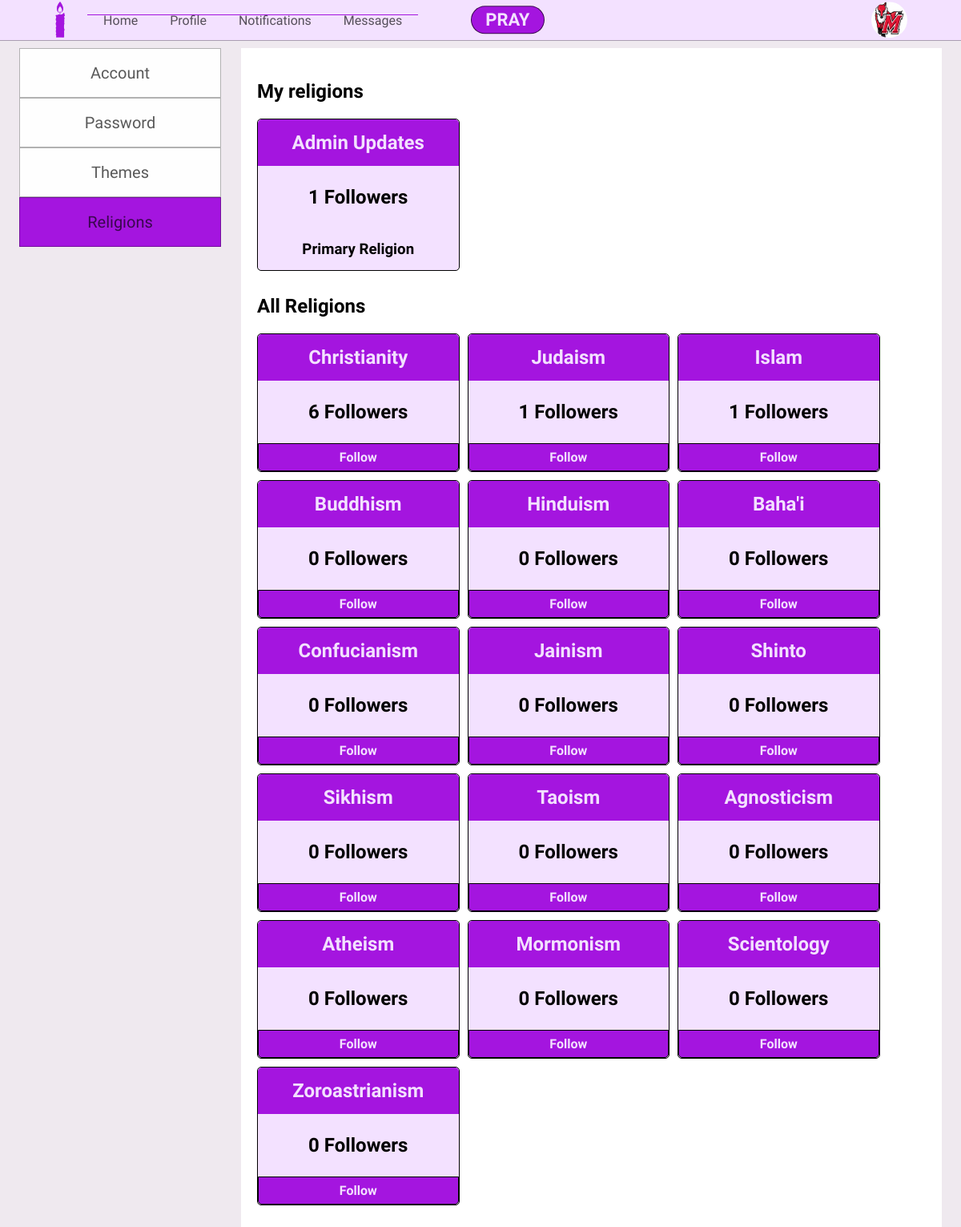
/settings-religions.php (signed in), run on the app's committed database.
### tables this page shows
CREATE TABLE Users(
    userid INT(10) PRIMARY KEY AUTO_INCREMENT,
    fname VARCHAR(20),
    lname VARCHAR(20),
    username VARCHAR(12),
    user_password VARCHAR(15),
    bio TEXT,
    zipCode INT(10),
    Primary_religion INT(10),
    default_view VARCHAR(20),
    email VARCHAR(30),
    phone_number VARCHAR(15),
    pPicture VARCHAR(20),
    bPicture VARCHAR(20),
    securityquest VARCHAR(100),
    securityAnswer VARCHAR(20),
    dateLastMaint DATETIME DEFAULT CURRENT_TIMESTAMP,
    dateAdded DATETIME DEFAULT CURRENT_TIMESTAMP,
    CONSTRAINT FK_Users_Religions FOREIGN KEY (Primary_religion) REFERENCES Religions (relid)
);

CREATE TABLE Religions(
    relid INT(10) PRIMARY KEY AUTO_INCREMENT,
    religion_name VARCHAR(30),
    dateLastMaint DATETIME DEFAULT CURRENT_TIMESTAMP,
    dateAdded DATETIME DEFAULT CURRENT_TIMESTAMP
);

### config/functions.php (called while the page is built, shortened)
<?php
    function getRoot(){
        $root = ROOT_DIR;
        $root = str_replace("\\", "/", $root);
        $root = str_replace('/config', '',$root);
        $pageroot = getcwd() ."/";
        $pageroot = str_replace("\\", "/", $pageroot);
        $root = str_replace($root."/", '' , $pageroot);
        $root = preg_replace("#(/.*?).*?(/)#", '/../', "/".$root);
        $root = substr($root, 1);
        return $root;
    }
    function countFollowers($relid, $db){
        $query = "SELECT COUNT(userid) as num
                  FROM User_Religions
                  WHERE relid = '$relid'";
        $count = $db->fetchQuery($query);
        return $count[0]['num'];
    }
?>

### Database/mydb.php (called while the page is built, shortened)
<?php
Class mydb {
    protected $conn;
    Public function __construct($con){
        $this->conn = $con;
    }
    function FetchQuery($query){
        $arrayresult = [];
        if($queryresult = mysqli_query($this->conn, $query)){
            while ($row = mysqli_fetch_assoc($queryresult)){
                $arrayresult[] = $row;
            }
            return $arrayresult;
        }else{
            echo"</br></br></br>";
            die(mysqli_error($this->conn) ."</br>".$query);
        }
    }
}
?>

### config/permissions.php (called while the page is built, shortened)
<?php
    $id =  isset($id) ? $id : $_SESSION['userId'];
    $usersettings = isLoggedIn($id, $db);
    function isLoggedIn($id, $db){
        $SETTINGS['username'] = '';
        $SETTINGS['firstname'] = '';
        $SETTINGS['lastname'] = '';
        $SETTINGS['password'] = '';
        if($_SESSION['userId'] != ''){
            $userquery = "SELECT *
                          FROM USERS
                          WHERE userid = $id";
            $userresult = $db->FetchQuery($userquery);
            $SETTINGS['username'] = $userresult[0]['username'];
            $SETTINGS['firstname'] = $userresult[0]['fname'];
            $SETTINGS['lastname'] = $userresult[0]['lname'];
            $SETTINGS['password'] = $userresult[0]['user_password'];
            return $SETTINGS;
        }
    }
?>

### settings-religions.php (the view, shortened to what this page needs)
<?php
    include 'config/dbconfig.php';
    include 'config/permissions.php';
    include 'config/functions.php';
    include 'Classes/createheader.php';
    include 'Classes/createFooter.php';
    include 'Classes/createUserSettings.php';
    $menus = [
        [
            'name'=>'Home',
            'link'=>'index.php',
            'active'=>''
        ],
        [
            'name'=>'Profile',
            'link'=>'profile.php',
            'active'=>''
        ],
        [
            'name'=>'Notifications',
            'link'=>'notifications.php',
            'active'=>''
        ],
        [
            'name'=>'Messages',
            'link'=>'messages.php',
            'active'=>''
        ]
    ];
    $css[] = ["src"=>"css/core.php","type"=>"css"];
    $title = "P.R.A.Y.";
    $header = new Header($db, $menus, $title, $css);
    $header->ShowUserMenu($id);
    $header->displayHeader();
    $myreligionsquery = "SELECT r.religion_name, r.relid
                         FROM USER_RELIGIONS ur, Religions r
                         WHERE ur.userid = '$id'
                         AND ur.relid = r.relid
                         ORDER BY r.religion_name";
    $myreligions = $db->fetchQuery($myreligionsquery);
    $primaryreligionquery = "SELECT primary_Religion
                             FROM Users
                             WHERE userid = '$id'";
    $primaryreligion = $db->fetchQuery($primaryreligionquery);
    $prel = $primaryreligion[0]['primary_Religion'];
    $allreligionsquery = "SELECT DISTINCT r.religion_name, r.relid
                          FROM RELIGIONS r LEFT JOIN User_religions ur ON ur.relid = r.relid
                          WHERE r.relid <> 1
                          AND r.relid NOT IN (SELECT r.relid
                                          FROM Religions r, user_religions ur
                                          WHERE r.relid = ur.relid
                                          AND ur.userid = '$id')";
    $religions = $db->FetchQuery($allreligionsquery);
    ?>
<section class='index-body'>
    <div class='settings-religions-body'>
        <h1>My religions</h1>
        <div class='my-religions'>
        <?php foreach($myreligions as $i){
            echo"<div class='religion-box'>
                <div class='religion-header'>
                <h1 class='religion-header-text header-white' >".$i['religion_name']."</h1>
                </div>
                <div class='addreligion-stats'>
                <h2 class='religion-header-text'>".countFollowers($i['relid'], $db)." Followers</h2>
                </div>
                <div class='religion-follow-action'>
                ";
                if($i['relid'] == $prel){
                    echo "<div>
                    <h3 class='religion-header-text'>Primary Religion</h3>
                    </div>";
                }
                echo"</div>
            </div>";
        }?>
        </div>
        <h1> All Religions </h1>
        <div class='all-religions'>
        <?php foreach($religions as $i){
            echo"<div class='religion-box'>
            <div class='religion-header header-white'>
            <h1 class='religion-header-text'>".$i['religion_name']."</h1>
            </div>
            <div class='addreligion-stats'>
            <h2 class='religion-header-text'>".countFollowers($i['relid'], $db)." Followers</h2>
            </div>
            <div class='religion-follow-action'>
            <form method='post' action='php/addReligion.php'>
            <button class='add-religion' value='".$i['relid']."' name='religion'>Follow</button>
            </form>
            </div>
        </div>";
        }?>
        </div>
    </div>

### Classes/createheader.php (shortened to what this page needs)
<?php
    class Header{
        protected $db;
        protected $menus;
        protected $loggedIn;
        protected $userid;
        protected $title;
        protected $css;
        protected $profpic;
        Public function __construct($db,$menus,$title,$css){
            $this->db = $db;
            $this->menus = $menus;
            $this->title = $title;
            $this->css = $css;
        }
        function showUserMenu($id, $bool = 1){
            $this->loggedIn = $bool;
            $this->userid = $id;
            $this->getUserInfo();
        }
        function displayHeader(){
            $this->createTitle();
            if($this->loggedIn == 1){
                $this->createCompose();
            }
            echo "
                  <section class='header'>
                  <div class='header-box'>
                  <ul class='logo-box'>
                      <li class='logo-li'>
                          <a href='index.php'><img class='logo' src='".getRoot()."images/icons/favicon.png'></a>
                      </li>
                  </ul>
                  <ul class='header-link-box'>";
            foreach($this->menus as $i){
                echo "<li class='header-link ".$i['active']."'>
                        <a href='".$i['link']."'>".$i['name']."</a>
                      </li>";
            }
            echo "</ul>";
            if($this->loggedIn == 1){
                echo "
                <ul class='header-profile-pic'>
                    <li id='sort-compose'>
                        <div id='startprayer' onclick='ShowCompose()'>PRAY</div>
                    </li>
                    <li id='header-profile-pic-link' onclick='ShowMenu()'>
                        <img class='index-profile-pic' src='".getRoot()."images/Users/".$this->userid."/Profile/".$this->profpic."'>
                    </li>
                </ul>";
            }
            echo "</div></section>";
        }
        function createTitle(){
           echo "<html>
                    <head>
                        <title>".$this->title."</title>
                        <link rel='shortcut icon' href='images/icons/favicon.png'>
                        <meta name='viewport' content='width=device-width, initial-scale=1.0'>
                        <link href='https://fonts.googleapis.com/css?family=Work Sans' rel='stylesheet'>
                    </head>
                    <body>";
            $this->addcss();
        }
        function addcss(){
            foreach($this->css as $i){
                echo "<link rel='stylesheet' type='text/css' href='".$i["src"]."'>";
                continue;
            }
        }
        function createCompose(){
            $primaryrelquery = "SELECT u.primary_religion
                   FROM users u
                   WHERE u.userid = $this->userid";
            $primaryrelres = $this->db->fetchquery($primaryrelquery);
            $prel = $primaryrelres[0]['primary_religion'];
            $chosenreligion = isset($_SESSION['currel']) ? $_SESSION['currel'] : $prel;
            $curreligionquery = "SELECT r.religion_name, r.relid
                                FROM Religions r
                                WHERE r.relid = $chosenreligion";
            $curreligion = $this->db->fetchQuery($curreligionquery);
        }
        function getUserInfo(){
            $query = "SELECT * FROM USERS WHERE userid = '$this->userid'";
            $result = $this->db->fetchQuery($query);
            $this->profpic = $result[0]['pPicture'];
        }
    }
?>

### data on the page
users: pPicture (picture)
religions: religion_name "Admin Updates", relid "1", shows "Primary Religion"
religions: religion_name "Christianity", relid "6", $i['relid'] 2 (drawn)
religions: religion_name "Judaism", relid "1", $i['relid'] 3 (drawn)
religions: religion_name "Islam", relid "1", $i['relid'] 4 (drawn)
religions: religion_name "Buddhism", relid "0", $i['relid'] 5 (drawn)
religions: religion_name "Hinduism", relid "0", $i['relid'] 6 (drawn)
religions: religion_name "Baha'i", relid "0", $i['relid'] 7 (drawn)
religions: religion_name "Confucianism", relid "0", $i['relid'] 8 (drawn)
religions: religion_name "Jainism", relid "0", $i['relid'] 9 (drawn)
religions: religion_name "Shinto", relid "0", $i['relid'] 10 (drawn)
religions: religion_name "Sikhism", relid "0", $i['relid'] 11 (drawn)
religions: religion_name "Taoism", relid "0", $i['relid'] 12 (drawn)
religions: religion_name "Agnosticism", relid "0", $i['relid'] 13 (drawn)
religions: religion_name "Atheism", relid "0", $i['relid'] 14 (drawn)
religions: religion_name "Mormonism", relid "0", $i['relid'] 15 (drawn)
religions: religion_name "Scientology", relid "0", $i['relid'] 16 (drawn)
religions: religion_name "Zoroastrianism", relid "0", $i['relid'] 17 (drawn)

### other printed values
$i['name'] "Home"
$i['name'] "Profile"
$i['name'] "Notifications"
$i['name'] "Messages"
$i['name'] "Account"
$i['name'] "Password"
$i['name'] "Themes"
$i['name'] "Religions"
